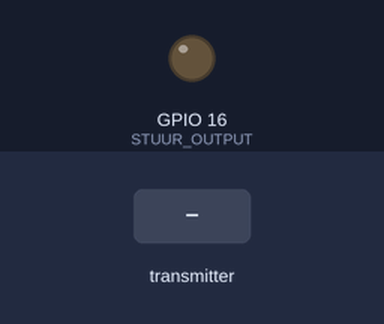
This sketch was run on a simulated ESP32. Parts: output pins drawn as LEDs (lit = HIGH). Inputs (shaded band) come from the test bench.

Above: at 1.2 s.
1.3 s: the transmitter starts sending relais = 1
At 1.6 s:
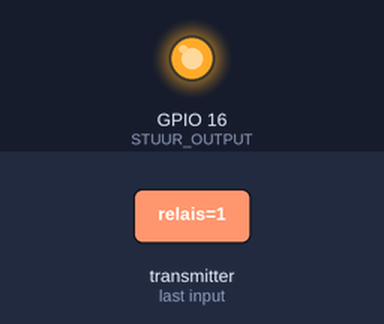
2.8 s: the transmitter starts sending relais = 0
At 3.9 s:
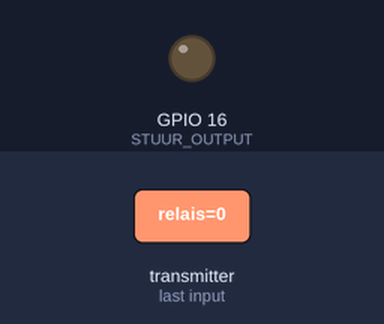
Timing chart, 0 to 5.8 s (numbered marks = the images above; inputs shaded):
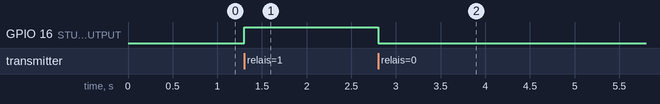

The sketch:

esp32_relais.ino
```cpp
// (licence header left out)
#include <esp_now.h>
#include <WiFi.h>

#define STUUR_OUTPUT  16

typedef struct relais_data{
  bool relais;
}relais_data;

relais_data ingelezen;

void OnDataRecv(const uint8_t * mac, const uint8_t *incomingData, int len) {
  memcpy(&ingelezen, incomingData, sizeof(ingelezen));
  if(ingelezen.relais){
    digitalWrite(STUUR_OUTPUT, HIGH);
  }
  else{
    digitalWrite(STUUR_OUTPUT, LOW);
  }
}

void setup() {
  Serial.begin(115200);
  pinMode(STUUR_OUTPUT, OUTPUT);
  digitalWrite(STUUR_OUTPUT, LOW);
  WiFi.mode(WIFI_STA);
  if (esp_now_init() != ESP_OK) {
    Serial.println("Error initializing ESP-NOW");
    return;
  }
  esp_now_register_recv_cb(OnDataRecv);
}

void loop() {
}
```

Measured:
- after the input at 1.3 s, GPIO 16 (STUUR_OUTPUT): LOW → HIGH at once
- after the input at 2.8 s, GPIO 16 (STUUR_OUTPUT): HIGH → LOW at once
